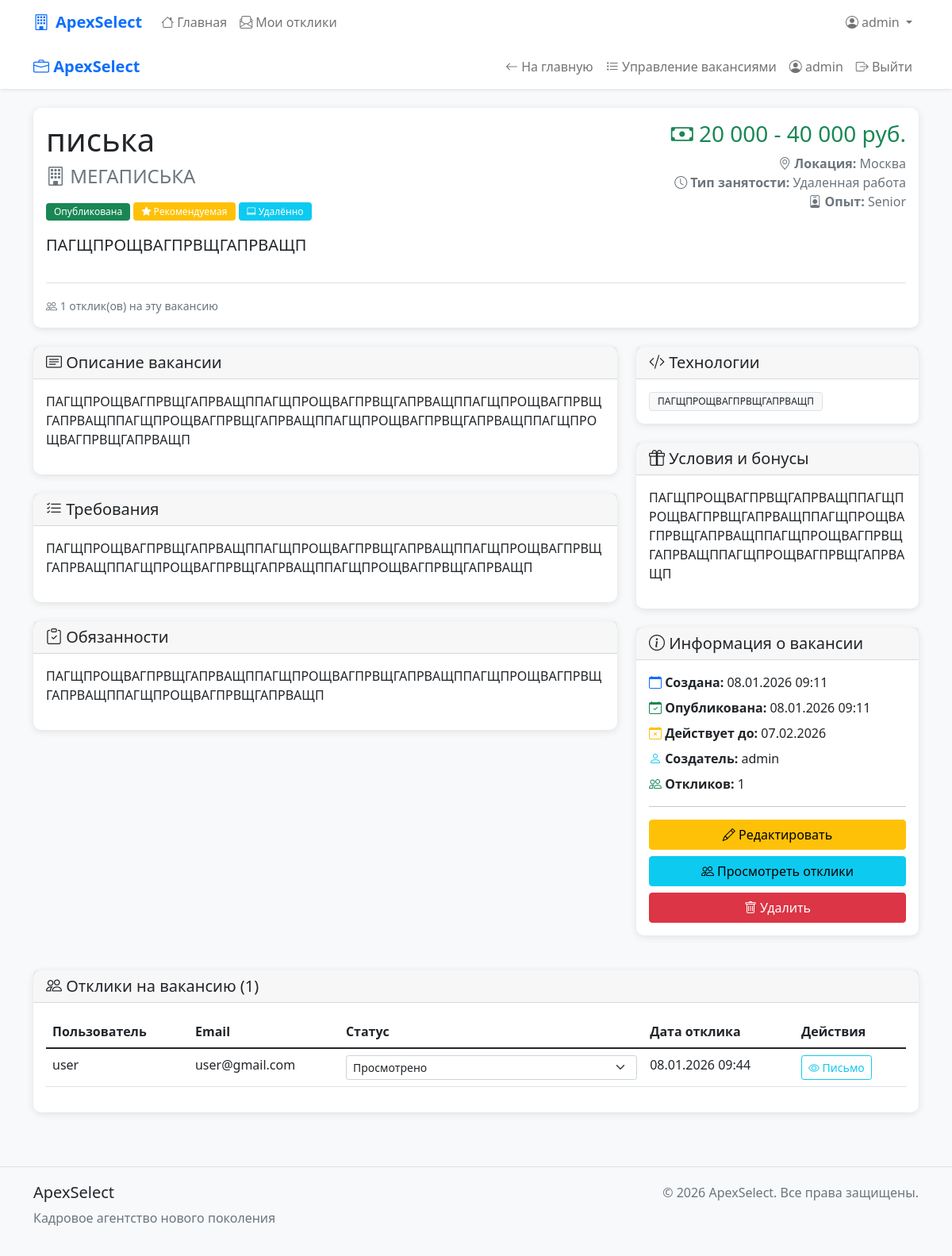
/vacancies/1/ (signed in), run on an earlier commit of the app's database.
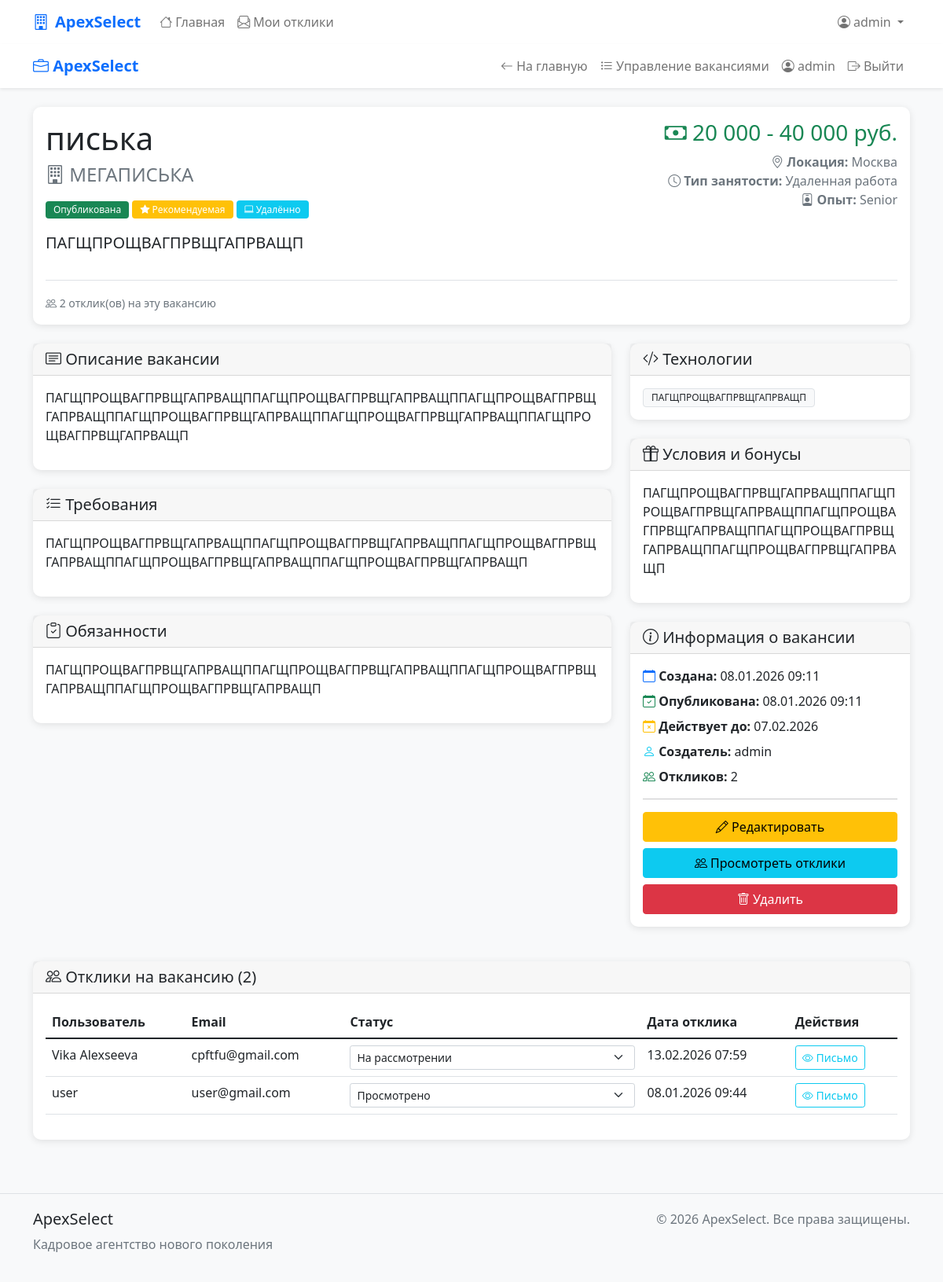
And on a later commit of the database.
### apexSelect/models.py (models this page shows, shortened)
class Vacancy(models.Model):
    STATUS_CHOICES = [
        ('draft', _('Черновик')),
        ('published', _('Опубликована')),
        ('closed', _('Закрыта')),
        ('archived', _('В архиве')),
    ]
    EMPLOYMENT_TYPE_CHOICES = [
        ('full_time', _('Полная занятость')),
        ('part_time', _('Частичная занятость')),
        ('remote', _('Удаленная работа')),
        ('freelance', _('Фриланс')),
        ('internship', _('Стажировка')),
    ]
    EXPERIENCE_CHOICES = [
        ('no_experience', _('Без опыта')),
        ('junior', _('Junior')),
        ('middle', _('Middle')),
        ('senior', _('Senior')),
        ('lead', _('Lead')),
    ]
    title = models.CharField(_('Название вакансии'), max_length=200)
    company = models.CharField(_('Компания'), max_length=200)
    location = models.CharField(_('Локация'), max_length=200, default='Москва')
    short_description = models.TextField(_('Краткое описание'), max_length=500)
    full_description = models.TextField(_('Полное описание'))
    requirements = models.TextField(_('Требования'))
    responsibilities = models.TextField(_('Обязанности'))
    benefits = models.TextField(_('Условия и бонусы'), blank=True)
    salary_min = models.IntegerField(_('Зарплата от'), null=True, blank=True)
    salary_max = models.IntegerField(_('Зарплата до'), null=True, blank=True)
    currency = models.CharField(_('Валюта'), max_length=10, default='руб.')
    employment_type = models.CharField(
        _('Тип занятости'),
        max_length=20,
        choices=EMPLOYMENT_TYPE_CHOICES,
        default='full_time'
    )
    experience = models.CharField(
        _('Требуемый опыт'),
        max_length=20,
        choices=EXPERIENCE_CHOICES,
        default='no_experience'
    )
    technologies = models.CharField(_('Технологии'), max_length=500, blank=True,
                                    help_text=_('Укажите технологии через запятую'))
    status = models.CharField(
        _('Статус'),
        max_length=20,
        choices=STATUS_CHOICES,
        default='draft'
    )
    created_by = models.ForeignKey(
        settings.AUTH_USER_MODEL,  # Это ссылка на CustomUser из настроек
        on_delete=models.SET_NULL,
        null=True,
        blank=True,
        related_name='vacancies',
        verbose_name=_('Создатель')
    )
    published_at = models.DateTimeField(_('Дата публикации'), null=True, blank=True)
    expires_at = models.DateTimeField(_('Действует до'), null=True, blank=True)
    created_at = models.DateTimeField(_('Дата создания'), auto_now_add=True)
    updated_at = models.DateTimeField(_('Дата обновления'), auto_now=True)
    is_featured = models.BooleanField(_('Рекомендуемая'), default=False)
    is_remote = models.BooleanField(_('Удаленная работа'), default=False)
    is_relocation = models.BooleanField(_('Релокация'), default=False)
    is_active = models.BooleanField(_('Активна'), default=True)
    response_count = models.IntegerField(_('Количество откликов'), default=0)
    class Meta:
        verbose_name = _('Вакансия')
        verbose_name_plural = _('Вакансии')
        ordering = ['-created_at']
    def get_salary_display(self):
        if self.salary_min and self.salary_max:
            return f"{self.salary_min:,} - {self.salary_max:,} {self.currency}".replace(',', ' ')
        elif self.salary_min:
            return f"от {self.salary_min:,} {self.currency}".replace(',', ' ')
        elif self.salary_max:
            return f"до {self.salary_max:,} {self.currency}".replace(',', ' ')
        return _('По договоренности')

class VacancyResponse(models.Model):
    STATUS_CHOICES = [
        ('pending', _('На рассмотрении')),
        ('viewed', _('Просмотрено')),
        ('invited', _('Приглашение на собеседование')),
        ('rejected', _('Отказ')),
        ('accepted', _('Принято')),
    ]
    vacancy = models.ForeignKey(
        Vacancy,
        on_delete=models.CASCADE,
        related_name='responses',
        verbose_name=_('Вакансия')
    )
    user = models.ForeignKey(
        settings.AUTH_USER_MODEL,
        on_delete=models.CASCADE,
        related_name='vacancy_responses',
        verbose_name=_('Пользователь')
    )
    cover_letter = models.TextField(
        _('Сопроводительное письмо'),
        max_length=2000,
        blank=True,
        help_text=_('Расскажите, почему вы подходите для этой вакансии')
    )
    status = models.CharField(
        _('Статус отклика'),
        max_length=20,
        choices=STATUS_CHOICES,
        default='pending'
    )
    created_at = models.DateTimeField(_('Дата отклика'), auto_now_add=True)
    updated_at = models.DateTimeField(_('Дата обновления'), auto_now=True)
    admin_notes = models.TextField(
        _('Заметки администратора'),
        blank=True,
        help_text=_('Внутренние заметки по отклику')
    )
    class Meta:
        verbose_name = _('Отклик на вакансию')
        verbose_name_plural = _('Отклики на вакансии')
        ordering = ['-created_at']
        unique_together = ['vacancy', 'user']  # Один пользователь может откликнуться на вакансию только один раз

class CustomUser(AbstractUser):
    email = models.EmailField(_('email address'), unique=True)
    phone_number = models.CharField(_('phone number'), max_length=15, blank=True, null=True)
    date_of_birth = models.DateField(_('date of birth'), blank=True, null=True)
    bio = models.TextField(_('biography'), max_length=500, blank=True)
    is_verified = models.BooleanField(_('verified'), default=False)
    created_at = models.DateTimeField(_('created at'), default=now)
    updated_at = models.DateTimeField(_('updated at'), auto_now=True)
    def get_full_name(self):
        return f"{self.first_name} {self.last_name}".strip()
    class Meta:
        verbose_name = _('user')
        verbose_name_plural = _('users')
        ordering = ['-date_joined']

### apexSelect/views.py (the view)
# urls.py: path('vacancies/<int:pk>/', views.vacancy_detail_view, name='vacancy_detail'),
@login_required
def vacancy_detail_view(request, pk):
    vacancy = get_object_or_404(Vacancy, pk=pk)
    if vacancy.status != 'published' and not request.user.is_staff and not request.user.is_superuser:
        messages.error(request, 'Эта вакансия не доступна для просмотра.')
        return redirect('home')
    has_responded = VacancyResponse.objects.filter(
        user=request.user,
        vacancy=vacancy
    ).exists()
    form = VacancyResponseForm(user=request.user, vacancy=vacancy)
    responses = None
    if request.user.is_staff or request.user.is_superuser:
        responses = VacancyResponse.objects.filter(vacancy=vacancy).select_related('user')
    similar_vacancies = Vacancy.objects.filter(
        status='published',
        is_active=True,
        technologies__icontains=vacancy.technologies.split(',')[0] if vacancy.technologies else ''
    ).exclude(pk=pk)[:3]
    return render(request, 'vacancies/vacancy_detail.html', {
        'vacancy': vacancy,
        'has_responded': has_responded,
        'form': form,
        'responses': responses,
        'similar_vacancies': similar_vacancies,
    })

### apexSelect/forms.py (shortened to what this page needs)
class VacancyResponseForm(forms.ModelForm):
    class Meta:
        model = VacancyResponse
        fields = ['cover_letter']
        widgets = {
            'cover_letter': forms.Textarea(attrs={
                'class': 'form-control',
                'rows': 5,
                'placeholder': _('Расскажите, почему вы подходите для этой вакансии...')
            }),
        }
    def __init__(self, *args, **kwargs):
        self.user = kwargs.pop('user', None)
        self.vacancy = kwargs.pop('vacancy', None)
        super().__init__(*args, **kwargs)

### apexSelect/templates/vacancies/vacancy_detail.html (shortened to what the changed rows need)
{% extends 'base.html' %}
{% block content %}
<div class="container">
    <div class="card mb-4">
        <div class="card-body">
            <div class="d-flex justify-content-between align-items-start">
                <div>
                    <h1 class="mb-2">{{ vacancy.title }}</h1>
                    <h4 class="text-muted mb-3">
                        <i class="bi bi-building"></i> {{ vacancy.company }}
                    </h4>
                    <div class="mb-3">
                        {% if vacancy.status == 'draft' %}
                            <span class="badge bg-secondary">{{ vacancy.get_status_display }}</span>
                        {% elif vacancy.status == 'published' %}
                            <span class="badge bg-success">{{ vacancy.get_status_display }}</span>
                        {% elif vacancy.status == 'closed' %}
                            <span class="badge bg-warning">{{ vacancy.get_status_display }}</span>
                        {% elif vacancy.status == 'archived' %}
                            <span class="badge bg-dark">{{ vacancy.get_status_display }}</span>
                        {% endif %}
                        {% if vacancy.is_featured %}
                            <span class="badge bg-warning"><i class="bi bi-star-fill"></i> Рекомендуемая</span>
                        {% endif %}
                        {% if vacancy.is_remote %}
                            <span class="badge bg-info"><i class="bi bi-laptop"></i> Удалённо</span>
                        {% endif %}
                    </div>
                    <p class="lead">{{ vacancy.short_description }}</p>
                </div>
                <div class="text-end">
                    {% if vacancy.get_salary_display != 'По договоренности' %}
                        <h3 class="text-success">
                            <i class="bi bi-cash"></i> {{ vacancy.get_salary_display }}
                        </h3>
                    {% endif %}
                    <p class="text-muted">
                        <i class="bi bi-geo-alt"></i> <strong>Локация:</strong> {{ vacancy.location }}<br>
                        <i class="bi bi-clock"></i> <strong>Тип занятости:</strong> {{ vacancy.get_employment_type_display }}<br>
                        <i class="bi bi-person-badge"></i> <strong>Опыт:</strong> {{ vacancy.get_experience_display }}
                    </p>
                </div>
            </div>
            {% if vacancy.response_count > 0 %}
            <div class="mt-3 pt-3 border-top">
                <small class="text-muted">
                    <i class="bi bi-people"></i> {{ vacancy.response_count }} отклик(ов) на эту вакансию
                </small>
            </div>
            {% endif %}
        </div>
    </div>
    <div class="row">
        <div class="col-lg-8">
            <div class="card mb-4">
                <div class="card-body">
                    {{ vacancy.full_description|linebreaks }}
                </div>
            </div>
            <div class="card mb-4">
                <div class="card-body">
                    {{ vacancy.requirements|linebreaks }}
                </div>
            </div>
            <div class="card mb-4">
                <div class="card-body">
                    {{ vacancy.responsibilities|linebreaks }}
                </div>
            </div>
        </div>
        <div class="col-lg-4">
            <div class="card mb-4">
                <div class="card-body">
                    {% if vacancy.technologies %}
                        <div class="d-flex flex-wrap gap-2">
                            {% for tech in vacancy.technologies.split %}
                                <span class="badge bg-light text-dark border">{{ tech }}</span>
                            {% endfor %}
                        </div>
                    {% else %}
                        <p class="text-muted mb-0">Не указаны</p>
                    {% endif %}
                </div>
            </div>
            {% if vacancy.benefits %}
            <div class="card mb-4">
                <div class="card-header">
                    <h5 class="mb-0"><i class="bi bi-gift"></i> Условия и бонусы</h5>
                </div>
                <div class="card-body">
                    {{ vacancy.benefits|linebreaks }}
                </div>
            </div>
            {% endif %}
            <div class="card">
                <div class="card-body">
                    <ul class="list-unstyled mb-0">
                        <li class="mb-2">
                            <i class="bi bi-calendar text-primary"></i>
                            <strong>Создана:</strong> {{ vacancy.created_at|date:"d.m.Y H:i" }}
                        </li>
                        {% if vacancy.published_at %}
                        <li class="mb-2">
                            <i class="bi bi-calendar-check text-success"></i>
                            <strong>Опубликована:</strong> {{ vacancy.published_at|date:"d.m.Y H:i" }}
                        </li>
                        {% endif %}
                        {% if vacancy.expires_at %}
                        <li class="mb-2">
                            <i class="bi bi-calendar-x text-warning"></i>
                            <strong>Действует до:</strong> {{ vacancy.expires_at|date:"d.m.Y" }}
                        </li>
                        {% endif %}
                        {% if vacancy.created_by %}
                        <li class="mb-2">
                            <i class="bi bi-person text-info"></i>
                            <strong>Создатель:</strong> {{ vacancy.created_by.get_full_name|default:vacancy.created_by.username }}
                        </li>
                        {% endif %}
                        {% if vacancy.response_count > 0 %}
                        <li class="mb-2">
                            <i class="bi bi-people text-success"></i>
                            <strong>Откликов:</strong> {{ vacancy.response_count }}
                        </li>
                        {% endif %}
                    </ul>
                </div>
            </div>
        </div>
    </div>
    {% if responses and user.is_staff or user.is_superuser %}
        <div class="card mt-4">
            <div class="card-header">
                <h5 class="mb-0"><i class="bi bi-people"></i> Отклики на вакансию ({{ responses|length }})</h5>
            </div>
            <div class="card-body">
                <div class="table-responsive">
                    <table class="table table-hover">
                        <thead>
                            <tr>
                                <th>Пользователь</th>
                                <th>Email</th>
                                <th>Статус</th>
                                <th>Дата отклика</th>
                                <th>Действия</th>
                            </tr>
                        </thead>
                        <tbody>
                            {% for response in responses %}
                                <tr>
                                    <td>{{ response.user.get_full_name|default:response.user.username }}</td>
                                    <td>{{ response.user.email }}</td>
                                    <td>
                                        <form method="post" action="{% url 'update_response_status' response.pk %}" class="d-inline">
                                            <select name="status" class="form-select form-select-sm" onchange="this.form.submit()">
                                                <option value="pending" {% if response.status == 'pending' %}selected{% endif %}>
                                                    На рассмотрении
                                                </option>
                                                <option value="viewed" {% if response.status == 'viewed' %}selected{% endif %}>
                                                    Просмотрено
                                                </option>
                                            </select>
                                        </form>
                                    </td>
                                    <td>{{ response.created_at|date:"d.m.Y H:i" }}</td>
                                    <td>
                                        <button class="btn btn-sm btn-outline-info"
                                                data-bs-toggle="modal"
                                                data-bs-target="#responseModal{{ response.pk }}">
                                            <i class="bi bi-eye"></i> Письмо
                                        </button>
                                    </td>
                                </tr>
                            {% endfor %}
                        </tbody>
                    </table>
                </div>
            </div>
        </div>
    {% endif %}
</div>
{% endblock %}

What changed in the data, as far as the page shows it:
changed Vacancy "писька": response_count "1" → "2"
added VacancyResponse: user.get_full_name "Vika Alexseeva", user.email "cpftfu@gmail.com", status "На рассмотрении", created_at "13.02.2026 07:59"
Also different on the page:
{{ responses|length }}: "1" → "2"
